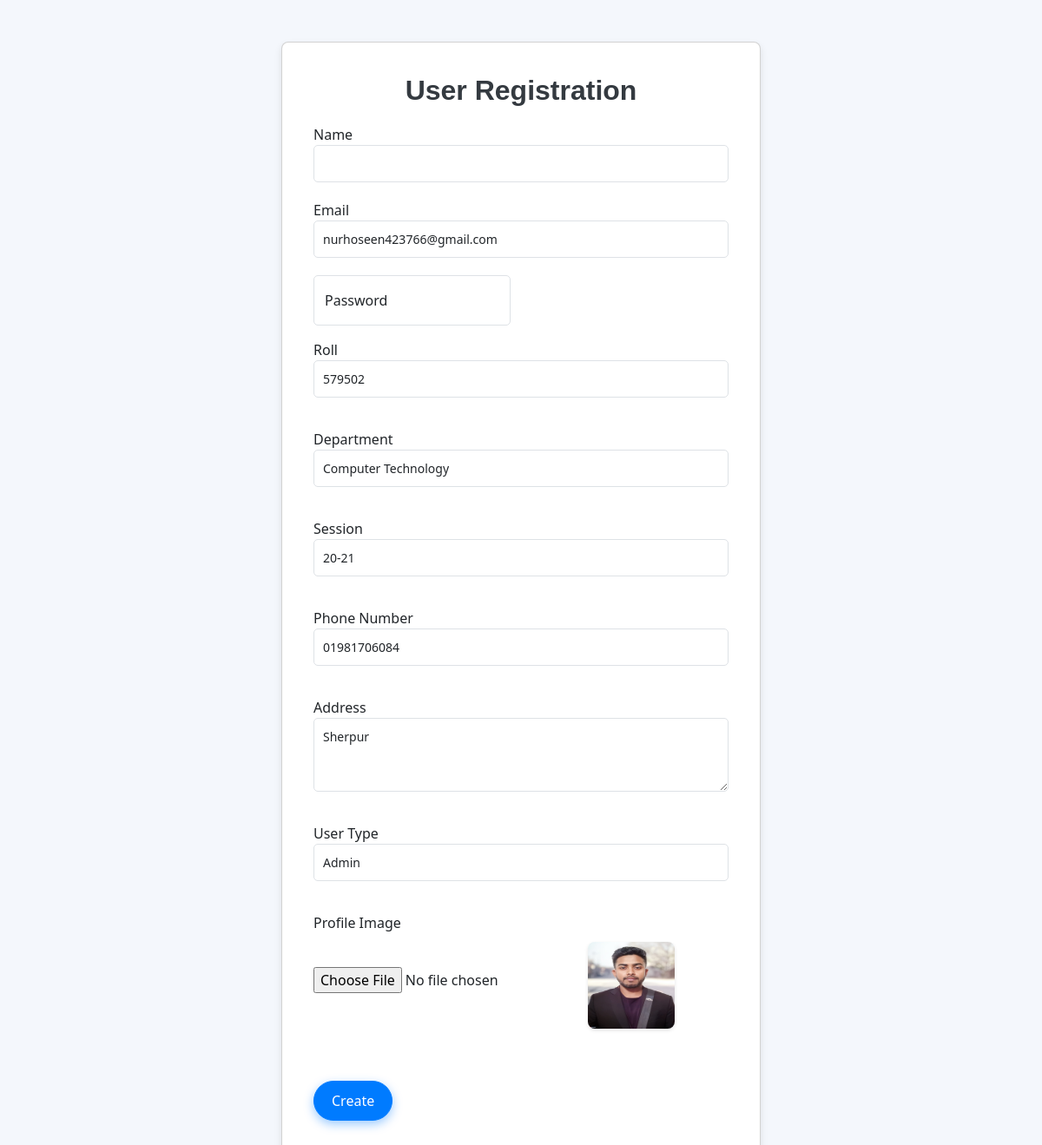
Page /register/ (signed in) on the committed database.
### users/models.py (models this page shows, shortened)
class User(AbstractBaseUser):
    USER_TYPE_CHOICES = [
        ('MEM', 'Member'),
        ('LIB', 'Librarian'),
        ('ADM', 'Admin'),
    ]
    USER_TYPE_CHOICES1 = [
        ('CMT', 'Computer Technology'),
        ('ENT', 'Electronics Technology'),
        ('RAC', 'Refrigeration and Air Conditioning Technology'),
        ('FD', 'Food Technology'),
    ]
    image = models.ImageField(upload_to='user_image/', blank=True, null=True)
    email = models.EmailField(verbose_name="email address", max_length=255, unique=True)
    name = models.CharField(max_length=50, blank=True)
    roll = models.PositiveIntegerField(default=0)
    department = models.CharField(max_length=8, choices=USER_TYPE_CHOICES1, default='CMT')
    session = models.CharField(max_length=30, blank=True)
    phone_number = models.CharField(max_length=15, blank=True, null=True)
    address = models.TextField(blank=True, null=True)
    membership_number = models.CharField(max_length=50, unique=True, blank=True, null=True)
    user_type = models.CharField(max_length=3, choices=USER_TYPE_CHOICES, default='MEM')
    is_active = models.BooleanField(default=False)
    is_admin = models.BooleanField(default=False)
    objects = UserManager()
    USERNAME_FIELD = "email"
    REQUIRED_FIELDS = ["name"]

### accounts/views.py (the view, shortened to what this page needs)
# urls.py: path('register/', views.register_view, name='register'),
def register_view(request):
    return render(request, 'login/registration.html')

### templates/login/registration.html (shortened to what this page needs)
<!DOCTYPE html>
<html lang="en">
<head>
    <link href="https://cdn.jsdelivr.net/npm/bootstrap@5.3.0-alpha1/dist/css/bootstrap.min.css" rel="stylesheet">
</head>
<body>
    <main>
        <div class="container-fluid px-4">
            <div class="card mb-4 mt-5">
                <div class="card-body">
                    <h2 style="text-align: center;">User Registration</h2>
                    <form method="post" action="{% url 'create_user' %}" enctype="multipart/form-data">
                        <div class="form-group mt-3">
                            <label for="name">Name</label>
                            <input type="text" class="form-control" id="name" name="name" required>
                        </div>
                        <div class="form-group mt-3">
                            <label for="email">Email</label>
                            <input type="email" class="form-control" id="email" name="email" value="{{ user.email|default_if_none:'' }}" required>
                        </div>
                        <div class="row mb-3">
                            <div class="col-md-6">
                                <div class="form-floating mb-3 mb-md-0">
                                    <input class="form-control" id="inputPassword" name="password" type="password" placeholder="Create a password" required />
                                    <label for="inputPassword">Password</label>
                                </div>
                            </div>
                        <div class="form-group mt-3">
                            <label for="roll">Roll</label>
                            <input type="number" class="form-control" id="roll" name="roll" value="{{ user.roll|default_if_none:'' }}" required>
                        </div>
                        <div class="form-group mt-3">
                            <label for="department">Department</label>
                            <select class="form-control" id="department" name="department" required>
                                <option value="CMT" {% if user.department == "CMT" %}selected{% endif %}>Computer Technology</option>
                            </select>
                        </div>
                        <div class="form-group mt-3">
                            <label for="session">Session</label>
                            <input type="text" class="form-control" id="session" name="session" value="{{ user.session|default_if_none:'' }}" required>
                        </div>
                        <div class="form-group mt-3">
                            <label for="phone_number">Phone Number</label>
                            <input type="text" class="form-control" id="phone_number" name="phone_number" value="{{ user.phone_number|default_if_none:'' }}" required>
                        </div>
                        <div class="form-group mt-3">
                            <label for="address">Address</label>
                            <textarea class="form-control" id="address" name="address" rows="3" required>{{ user.address|default_if_none:'' }}</textarea>
                        </div>
                        <div class="form-group mt-3">
                            <label for="user_type">User Type</label>
                            <select class="form-control" id="user_type" name="user_type" required>
                                <option value="ADM" {% if user.user_type == "ADM" %}selected{% endif %}>Admin</option>
                            </select>
                        </div>
                        <div class="form-group mt-3">
                            <label for="image">Profile Image</label><br>
                            <input type="file" class="form-control-file" id="image" name="image">
                            {% if user.image %}
                            <img src="{{ user.image.url }}" alt="Profile Image" width="100" height="100">
                            {% endif %}
                        </div>
                        <div class="mt-4 mb-0">
                        <button type="submit" class="btn btn-primary mt-3">Create</button>
                        </div>
                    </form>
                </div>
            </div>
        </div>
    </main>
</body>
</html>

### templates/login/registration.html (style rules this page uses)
body { background-color: #f4f7fc; }
.container-fluid { max-width: 600px; margin-top: 40px; }
.card { box-shadow: 0 4px 8px rgba(0, 0, 0, 0.1); border-radius: 8px; padding: 20px; }
h2 { font-family: 'Arial', sans-serif; color: #343a40; font-weight: bold; margin-bottom: 20px; }
.form-control { border-radius: 5px; padding: 10px; font-size: 14px; }
.btn-primary { background-color: #007bff; border-color: #007bff; padding: 10px 20px; border-radius: 25px; font-size: 16px; }
.form-group { margin-bottom: 20px; }
.form-control-file { margin-top: 10px; }
img { margin-top: 10px; border-radius: 8px; box-shadow: 0 2px 4px rgba(0, 0, 0, 0.1); }
.btn-primary { box-shadow: 0 4px 12px rgba(0, 123, 255, 0.4); transition: all 0.3s ease; }

### rows in the picture
User: email "nurhoseen423766@gmail.com", roll "579502", department "Computer Technology", session "20-21", phone_number "01981706084", address "Sherpur", user_type "Admin", image (picture)
